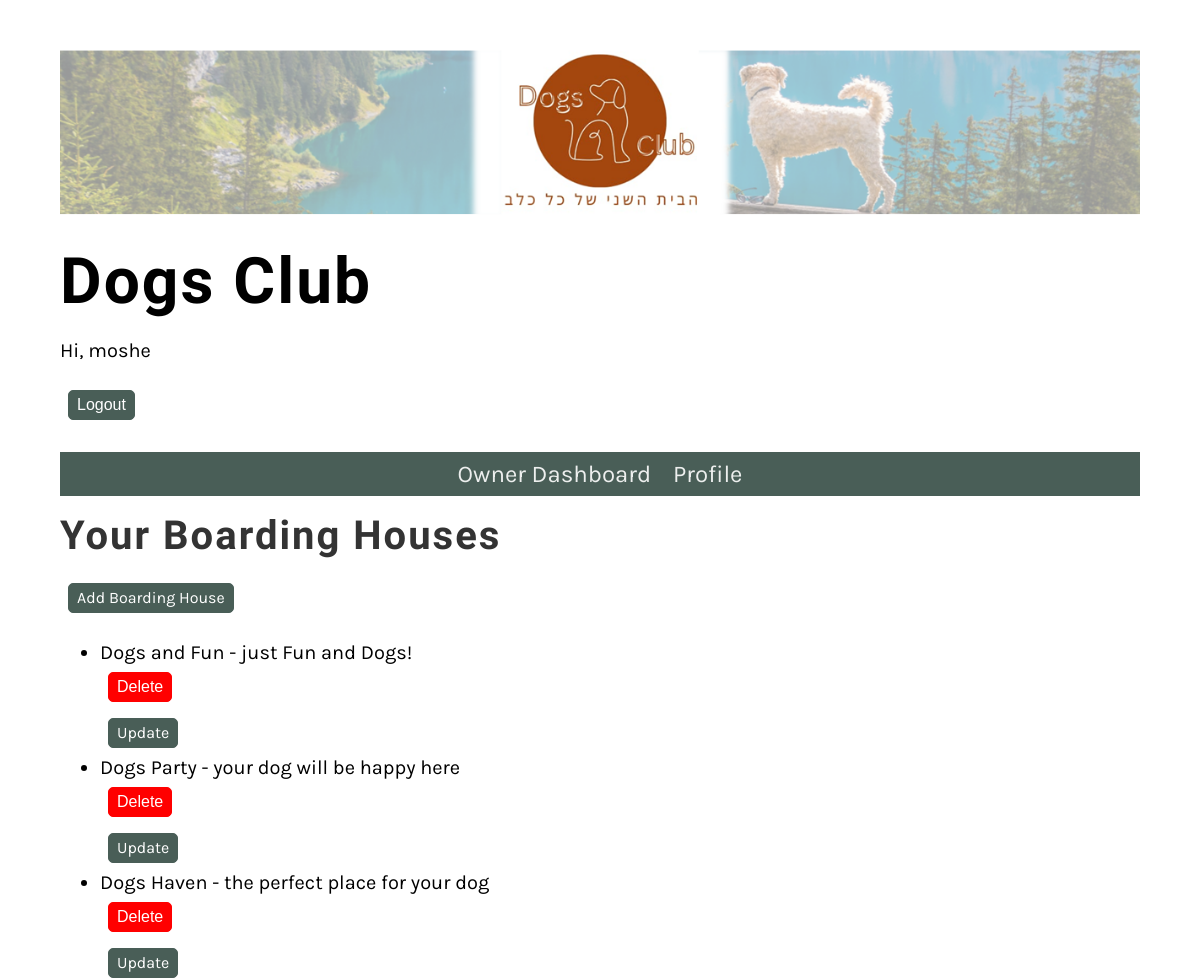
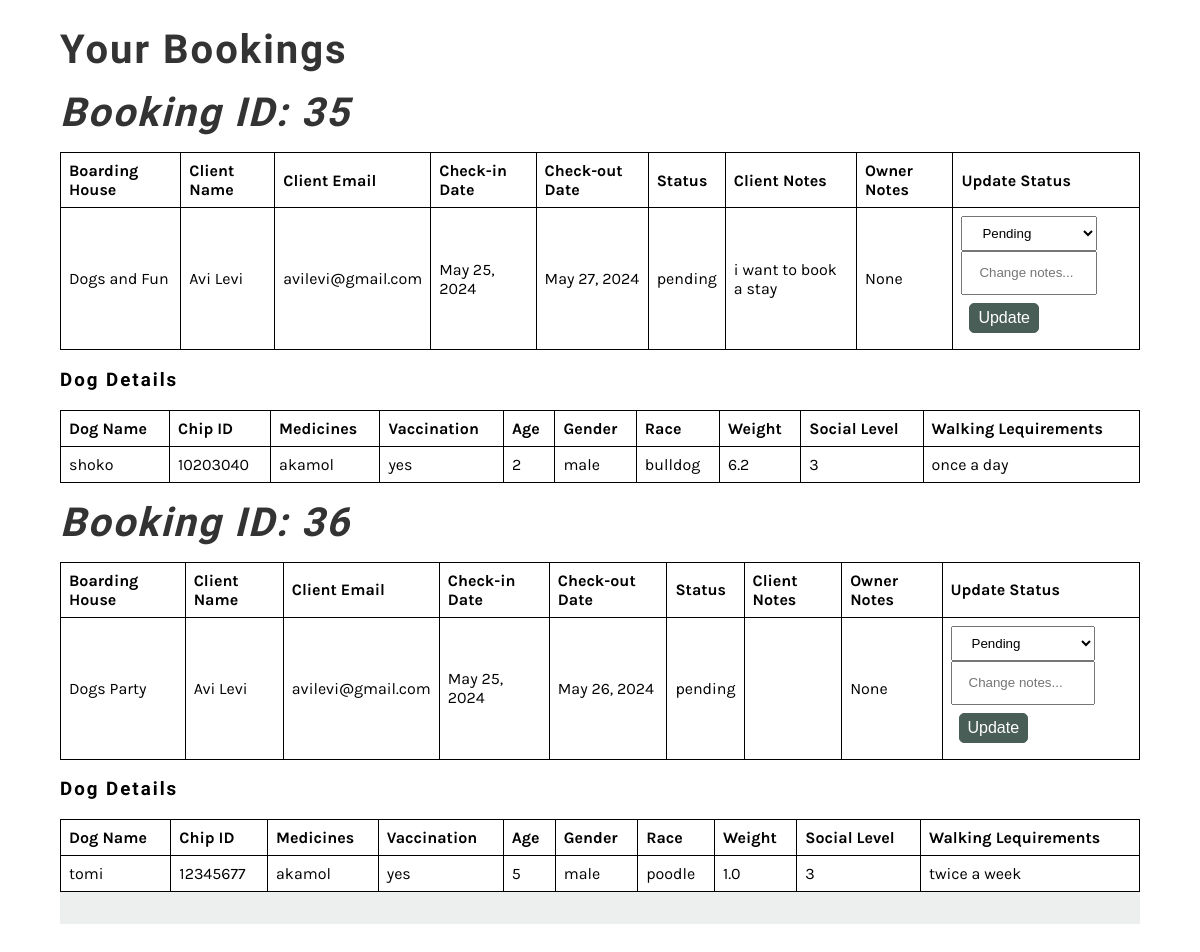
The page /owner/dashboard/ (signed in) on the database its author committed (2 pictures, top to bottom).
### Website/models.py (models this page shows, shortened)
class BoardingHouse(models.Model):
    DEFAULT_MAP_LOCATION = r"https://www.google.com/maps/embed?pb=!1m18!1m12!1m3!1d3487844.11496039!2d32.44041769453558!3d31.383867609568092!2m3!1f0!2f0!3f0!3m2!1i1024!2i768!4f13.1!3m3!1m2!1s0x1500492432a7c98b%3A0x6a6b422013352cba!2sIsrael!5e0!3m2!1sen!2sil!4v1712740457423!5m2!1sen!2sil"
    user = models.ForeignKey(User, on_delete=models.CASCADE)
    name = models.CharField(max_length=255)
    description = models.TextField()
    location = models.CharField(max_length=255)
    map_location = models.URLField(default=DEFAULT_MAP_LOCATION, max_length=1000)
    contact_details = models.CharField(max_length=255)
    available_spaces = models.PositiveIntegerField()

class Booking(models.Model):
    STATUS_CHOICES = [
        ('pending', 'Pending'),
        ('approved', 'Approved'),
        ('declined', 'Declined'),
    ]
    user = models.ForeignKey(User, on_delete=models.CASCADE)
    boarding_house = models.ForeignKey(BoardingHouse,  on_delete=models.SET_NULL, null=True)
    check_in_date = models.DateField()
    check_out_date = models.DateField()
    status = models.CharField(max_length=10, choices=STATUS_CHOICES, default='pending')
    owner_notes = models.TextField(blank=True, null=True)
    client_notes = models.TextField(blank=True, null=True)
    dog = models.ForeignKey(Dog, on_delete=models.SET_NULL, null=True)

class Dog(models.Model):
    chip_id = models.CharField(primary_key=True, max_length=50, unique=True, verbose_name="CHIPID")
    name = models.CharField(max_length=20, verbose_name="Dog's name")
    owner = models.ForeignKey(User, on_delete=models.CASCADE, verbose_name="Owner")
    medicines = models.CharField(max_length=80, verbose_name="Dog's medicines")
    VACCINATION_CHOICES = [
        ('yes', 'Yes'),
        ('no', 'No')
    ]
    vaccination = models.CharField(max_length=3, choices=VACCINATION_CHOICES, verbose_name="Vaccination", help_text="User type selection (yes/no)")
    age = models.IntegerField(verbose_name="Dog's age")
    GENDER_CHOICES = [
        ('male', 'Male'),
        ('female', 'Female')
    ]
    gender = models.CharField(max_length=8, choices=GENDER_CHOICES, verbose_name="Gender", help_text="User type selection (male/female)")
    race = models.CharField(max_length=20, verbose_name="Dog's race")
    weight = models.FloatField(verbose_name="Dog's weight")
    social_level = models.CharField(max_length=100, verbose_name="Dog's social level")
    walking_requirements = models.CharField(max_length=100, verbose_name="Dog's walking requirements")

### Website/views.py (the view)
# urls.py: path('owner/dashboard/', OwnerDashboardView.as_view(), name='owner_dashboard'),
class OwnerDashboardView(PermissionRequiredMixin, View):
    permission_required = ('Website.view_boardinghouse', 'Website.view_booking', 'Website.add_boardinghouse')
    def get(self, request, *args, **kwargs):
        user = request.user
        boarding_houses = BoardingHouse.objects.filter(user=user)
        bookings = Booking.objects.filter(boarding_house__in=boarding_houses)
        context = {'boarding_houses': boarding_houses, 'bookings': bookings}
        return render(request, 'owner_dashboard.html', context)

### Website/templatetags/custom_filters.py (called while the page is built)
@register.filter
def has_group(user, group_name):
    return user.groups.filter(name=group_name).exists()

### Website/templates/owner_dashboard.html (shortened to what this page needs)
{% extends 'base.html' %}
{% block content %}
  <h2>Your Boarding Houses</h2>
  <a href="{% url 'add_boardinghouse' %}" class = "small_button">Add Boarding House</a>
  {% if boarding_houses %}
    <ul>
      {% for boarding_house in boarding_houses %}
        <li>{{ boarding_house.name }} - {{ boarding_house.description }}</li>
        <form method="post" action="{% url 'delete_boardinghouse' boarding_house.id %}">
          <button type="submit" class = "delete_button">Delete</button>
        </form>
        <a href="{% url 'update_boardinghouse' boarding_house.id %}" class = "small_button">Update</a>
      {% endfor %}
    </ul>
  {% else %}
    <p>No boarding houses found.</p>
  {% endif %}
  <h2>Your Bookings</h2>
  {% if bookings %}
    {% for booking in bookings %}
          <h2><i>Booking ID: {{ booking.id }}</i></h2>
          <table>
            <thead>
              <tr>
                <th>Boarding House</th>
                <th>Client Name</th>
                <th>Client Email</th>
                <th>Check-in Date</th>
                <th>Check-out Date</th>
                <th>Status</th>
                <th>Client Notes</th>
                <th>Owner Notes</th>
                <th>Update Status</th>
              </tr>
            </thead>
            <tbody>
                <tr>
                  <td>{{ booking.boarding_house.name }}</td>
                  <td>{{booking.user.first_name}} {{booking.user.last_name}}</td>
                  <td>{{booking.user.email}}</td>
                  <td>{{ booking.check_in_date }}</td>
                  <td>{{ booking.check_out_date }}</td>
                  <td>{{ booking.status }}</td>
                  <td>{{ booking.client_notes }}</td>
                  <td>{{ booking.owner_notes}} </td>
                  <td>
                    <form method="post" action="{% url 'update_booking_status' booking.id %}">
                      <select name="status">
                        {% for choice in booking.STATUS_CHOICES %}
                          <option value="{{ choice.0 }}" {% if booking.status == choice.0 %}selected{% endif %}>{{ choice.1 }}</option>
                        {% endfor %}
                      </select>
                      <input type="text" name="owner_notes"  placeholder="Change notes...">
                      <button type="submit" class = "small_button">Update</button>
                    </form>
                  </td>
                </tr>
            </tbody>
          </table>
          <h3>Dog Details</h3>
          <table>
            <thead>
              <tr>
                <th>Dog Name</th>
                <th>Chip ID</th>
                <th>Medicines</th>
                <th>Vaccination</th>
                <th>Age</th>
                <th>Gender</th>
                <th>Race</th>
                <th>Weight</th>
                <th>Social Level</th>
                <th>Walking Lequirements</th>
              </tr>
            </thead>
            <tbody>
                <tr>
                  <td>{{ booking.dog.name }}</td>
                  <td>{{ booking.dog.chip_id }}</td>
                  <td>{{ booking.dog.medicines }}</td>
                  <td>{{ booking.dog.vaccination }}</td>
                  <td>{{ booking.dog.age }}</td>
                  <td>{{ booking.dog.gender }}</td>
                  <td>{{ booking.dog.race }}</td>
                  <td>{{ booking.dog.weight }}</td>
                  <td>{{ booking.dog.social_level }}</td>
                  <td>{{ booking.dog.walking_requirements }}</td>
          </table>
        {% endfor %}
  {% else %}
    <p>No bookings found.</p>
  {% endif %}
{% endblock %}

### Website/templates/base.html (shortened to what this page needs)
{% load custom_filters %}
{% load static %}
<!DOCTYPE html>
<html lang="en">
<head>
    <link
    rel="preload"
    as="style"
    href="{% static 'css/style.css' %}"
    onload="this.rel = 'stylesheet'"
  />
</head>
<body>
    <header>
        <img src="{% static 'img/logo.png' %}" alt="Logo" class="logo">
        <h1>Dogs Club</h1>
        {% if user.is_authenticated %}
                <p>Hi, {{user.first_name}}</p>
                <form method="post" action="{% url 'logout' %}">
                    <button type="submit" class = "small_button">Logout</button>
                </form>
        {% else %}
                <a href="{% url 'login' %}" >Login</a>/<a href="{% url 'register' %}" >Sign Up</a>
        {% endif %}
    </header>
    <nav>
        <ul>
        {% if user.is_authenticated %}
            {% if request.user|has_group:"Customers" %}
                <li><a href="{% url 'home' %}">Home</a></li>
                <li><a href="{% url 'about' %}">About</a></li>
                <li><a href="{% url 'boardinghouse_list' %}">Boarding Houses</a></li>
                <li><a href="{% url 'booking_history' %}">Booking History</a></li>
            {% elif request.user|has_group:"Boardinghouse Owners"  %}
                <li><a href="{% url 'owner_dashboard' %}">Owner Dashboard</a></li>
            {% endif %}
            <li><a href="{% url 'profile' %}">Profile</a></li>
        {% else %}
            <li><a href="{% url 'home' %}">Home</a></li>
            <li><a href="{% url 'about' %}">About</a></li>
            <li><a href="{% url 'boardinghouse_list' %}">Boarding Houses</a></li>
        {% endif %}
        </ul>
    </nav>
<main>
    {% block content %}{% endblock %}
</main>
<footer>
</footer>
</body>
</html>

### Website/static/css/style.css (style rules this page uses)
.logo { width: 100%; }
body { font-family: 'Karla', sans-serif; margin-top: 3rem; margin-bottom: 3rem; margin-left: 5%; margin-right: 5%; }
h1, h2, h3, h4, h5, h6 { font-family: 'Markazi Text', serif; letter-spacing: 2px;; }
h1 { font-size: 4rem; margin-top: 1.5rem; margin-bottom: 0; }
h2 { font-size: 2.5rem; color: #333333; margin:1rem 0; }
p, ul { font-size: 1.25rem;; }
a { color: #EE9972; text-decoration: none; }
header img { display: block; margin-left: auto; margin-right: auto; max-width: 100%; height: auto; }
nav { background-color: #495E57; margin-top: 1rem; margin-bottom: 1rem; margin-bottom: 0px; }
nav ul { list-style: none; font-size: 1.5rem; text-align: center; padding-inline-start: 0rem; margin-bottom: 0px; }
nav ul li { display: inline-block; margin: 0.5rem; }
nav ul a { color: #EDEFEE; text-decoration: none; }
input, select { width: 80%; display: block; padding: .5rem 1rem; line-height: 1.5rem; box-sizing: border-box; }
footer { background-color: #EDEFEE; padding: 1rem; display: flex; gap: 2rem 1rem; }
.small_button { padding: .25rem .5rem; border: 1px solid #495E57; background-color: #495E57; border-radius: 5px; font-size: 1rem; display: inline-block; color: #fff; line-height: 20px; margin: 0.5rem; }
.delete_button { padding: .25rem .5rem; border: 1px solid #ff0000; background-color: #ff0000; border-radius: 5px; font-size: 1rem; display: inline-block; color: #fff; line-height: 20px; margin: 0.5rem; }
table { border-collapse: collapse; width: 100%; }
th, td { border: 1px solid black; padding: 8px; text-align: left; }

### rows shown on the page
BoardingHouse: name "Dogs and Fun", description "just Fun and Dogs!"
BoardingHouse: name "Dogs Party", description "your dog will be happy here"
BoardingHouse: name "Dogs Haven", description "the perfect place for your dog"
Booking: id "35", boarding_house.name "Dogs and Fun", user.first_name "Avi", user.last_name "Levi", user.email "avilevi@gmail.com", check_in_date "May 25, 2024", check_out_date "May 27, 2024", status "pending", client_notes "i want to book a stay", owner_notes "None", status "Pending", dog.name "shoko", dog.chip_id "10203040", dog.medicines "akamol", dog.vaccination "yes", dog.age "2", dog.gender "male", dog.race "bulldog", dog.weight "6.2", dog.social_level "3", dog.walking_requirements "once a day"
Booking: id "36", boarding_house.name "Dogs Party", user.first_name "Avi", user.last_name "Levi", user.email "avilevi@gmail.com", check_in_date "May 25, 2024", check_out_date "May 26, 2024", status "pending", owner_notes "None", status "Pending", dog.name "tomi", dog.chip_id "12345677", dog.medicines "akamol", dog.vaccination "yes", dog.age "5", dog.gender "male", dog.race "poodle", dog.weight "1.0", dog.social_level "3", dog.walking_requirements "twice a week"

### other values the page prints
{{ user.first_name }} "moshe"
